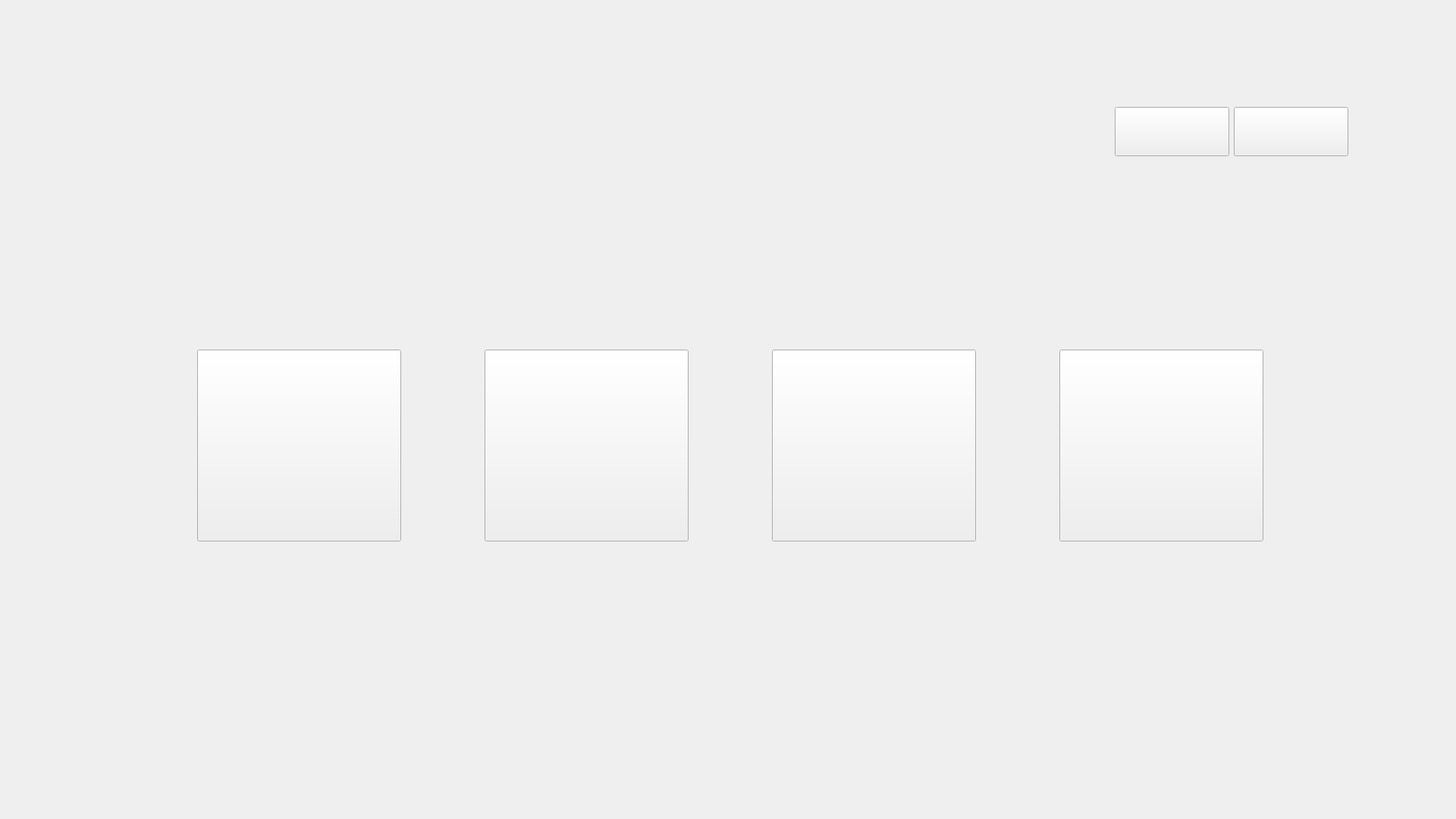
<?xml version="1.0" encoding="UTF-8"?>
<ui version="4.0">
 <class>JsJ_Maindlg</class>
 <widget class="QWidget" name="JsJ_Maindlg">
  <property name="geometry">
   <rect>
    <x>0</x>
    <y>0</y>
    <width>1920</width>
    <height>1080</height>
   </rect>
  </property>
  <property name="windowTitle">
   <string>Form</string>
  </property>
  <property name="styleSheet">
   <string notr="true">#JsJ_Maindlg{
		background-image: url(:/new/jsj/rc/目录/背景.png);

}
	
</string>
  </property>
  <widget class="QWidget" name="layoutWidget">
   <property name="geometry">
    <rect>
     <x>260</x>
     <y>460</y>
     <width>1408</width>
     <height>255</height>
    </rect>
   </property>
   <layout class="QHBoxLayout" name="horizontalLayout">
    <item>
     <widget class="QPushButton" name="UserManagerBtn">
      <property name="minimumSize">
       <size>
        <width>269</width>
        <height>253</height>
       </size>
      </property>
      <property name="maximumSize">
       <size>
        <width>269</width>
        <height>253</height>
       </size>
      </property>
      <property name="cursor">
       <cursorShape>OpenHandCursor</cursorShape>
      </property>
      <property name="styleSheet">
       <string notr="true">border-image: url(:/new/jsj/rc/目录/用户管理.png);</string>
      </property>
      <property name="text">
       <string/>
      </property>
     </widget>
    </item>
    <item>
     <widget class="QLabel" name="label">
      <property name="minimumSize">
       <size>
        <width>98</width>
        <height>87</height>
       </size>
      </property>
      <property name="maximumSize">
       <size>
        <width>98</width>
        <height>87</height>
       </size>
      </property>
      <property name="styleSheet">
       <string notr="true">background-image: url(:/new/jsj/rc/目录/箭头.png);</string>
      </property>
      <property name="text">
       <string/>
      </property>
     </widget>
    </item>
    <item>
     <widget class="QPushButton" name="DDZXBtn">
      <property name="minimumSize">
       <size>
        <width>269</width>
        <height>253</height>
       </size>
      </property>
      <property name="maximumSize">
       <size>
        <width>269</width>
        <height>253</height>
       </size>
      </property>
      <property name="cursor">
       <cursorShape>OpenHandCursor</cursorShape>
      </property>
      <property name="styleSheet">
       <string notr="true">border-image: url(:/new/jsj/rc/目录/调度中心.png);</string>
      </property>
      <property name="text">
       <string/>
      </property>
     </widget>
    </item>
    <item>
     <widget class="QLabel" name="label_2">
      <property name="minimumSize">
       <size>
        <width>98</width>
        <height>87</height>
       </size>
      </property>
      <property name="maximumSize">
       <size>
        <width>98</width>
        <height>87</height>
       </size>
      </property>
      <property name="styleSheet">
       <string notr="true">background-image: url(:/new/jsj/rc/目录/箭头.png);</string>
      </property>
      <property name="text">
       <string/>
      </property>
     </widget>
    </item>
    <item>
     <widget class="QPushButton" name="ZCGLBtn">
      <property name="minimumSize">
       <size>
        <width>269</width>
        <height>253</height>
       </size>
      </property>
      <property name="maximumSize">
       <size>
        <width>269</width>
        <height>253</height>
       </size>
      </property>
      <property name="cursor">
       <cursorShape>OpenHandCursor</cursorShape>
      </property>
      <property name="styleSheet">
       <string notr="true">border-image: url(:/new/jsj/rc/目录/站场管理.png);</string>
      </property>
      <property name="text">
       <string/>
      </property>
     </widget>
    </item>
    <item>
     <widget class="QLabel" name="label_3">
      <property name="minimumSize">
       <size>
        <width>98</width>
        <height>87</height>
       </size>
      </property>
      <property name="maximumSize">
       <size>
        <width>98</width>
        <height>87</height>
       </size>
      </property>
      <property name="styleSheet">
       <string notr="true">background-image: url(:/new/jsj/rc/目录/箭头.png);</string>
      </property>
      <property name="text">
       <string/>
      </property>
     </widget>
    </item>
    <item>
     <widget class="QPushButton" name="KSGLBtn">
      <property name="minimumSize">
       <size>
        <width>269</width>
        <height>253</height>
       </size>
      </property>
      <property name="maximumSize">
       <size>
        <width>269</width>
        <height>253</height>
       </size>
      </property>
      <property name="cursor">
       <cursorShape>OpenHandCursor</cursorShape>
      </property>
      <property name="styleSheet">
       <string notr="true">border-image: url(:/new/jsj/rc/目录/考试管理.png);</string>
      </property>
      <property name="text">
       <string/>
      </property>
     </widget>
    </item>
   </layout>
  </widget>
  <widget class="QWidget" name="layoutWidget">
   <property name="geometry">
    <rect>
     <x>1470</x>
     <y>140</y>
     <width>310</width>
     <height>67</height>
    </rect>
   </property>
   <layout class="QHBoxLayout" name="horizontalLayout_2">
    <item>
     <widget class="QPushButton" name="pushButton">
      <property name="minimumSize">
       <size>
        <width>151</width>
        <height>65</height>
       </size>
      </property>
      <property name="maximumSize">
       <size>
        <width>151</width>
        <height>65</height>
       </size>
      </property>
      <property name="cursor">
       <cursorShape>OpenHandCursor</cursorShape>
      </property>
      <property name="styleSheet">
       <string notr="true">border-image: url(:/new/jsj/rc/登录界面/维护.png);</string>
      </property>
      <property name="text">
       <string/>
      </property>
     </widget>
    </item>
    <item>
     <widget class="QPushButton" name="pushButton_2">
      <property name="minimumSize">
       <size>
        <width>151</width>
        <height>65</height>
       </size>
      </property>
      <property name="maximumSize">
       <size>
        <width>151</width>
        <height>65</height>
       </size>
      </property>
      <property name="cursor">
       <cursorShape>OpenHandCursor</cursorShape>
      </property>
      <property name="styleSheet">
       <string notr="true">border-image: url(:/new/jsj/rc/登录界面/退出.png);</string>
      </property>
      <property name="text">
       <string/>
      </property>
     </widget>
    </item>
   </layout>
  </widget>
 </widget>
 <resources/>
 <connections/>
</ui>
